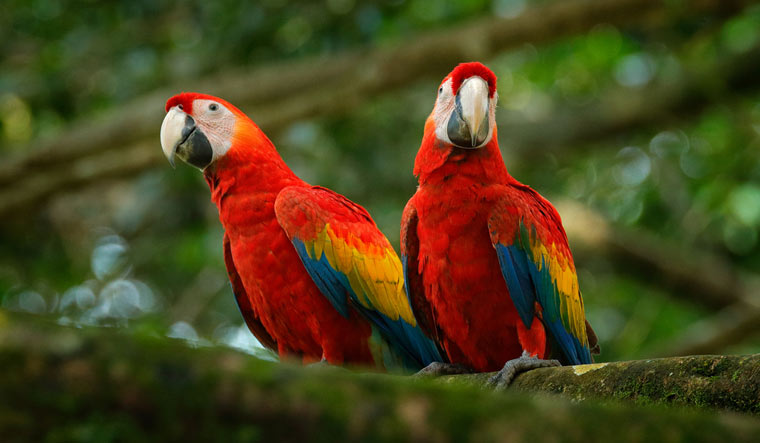
#> input picture Data/bird.jpg, 760 x 443 px, found by its file name
$ jupyter execute EdgeDetection.ipynb
#> lines starting #> are read from the running program, lines starting #| are printed output that depends on the picture; after the words box and inside, x2 and y2 are one past the last pixel; in counts of white or black regions, pixels touching at a corner belong together
[cell 1]
import os
import cv2
import numpy as np

[cell 2]
img = cv2.imread(os.path.join('D:\ML\Data','bird.jpg'))
#> img is the input picture: shape (443, 760, 3); mean B, G, R 28.9, 66.7, 75.4

[cell 3]
img_edge = cv2.Canny(img,100,200)
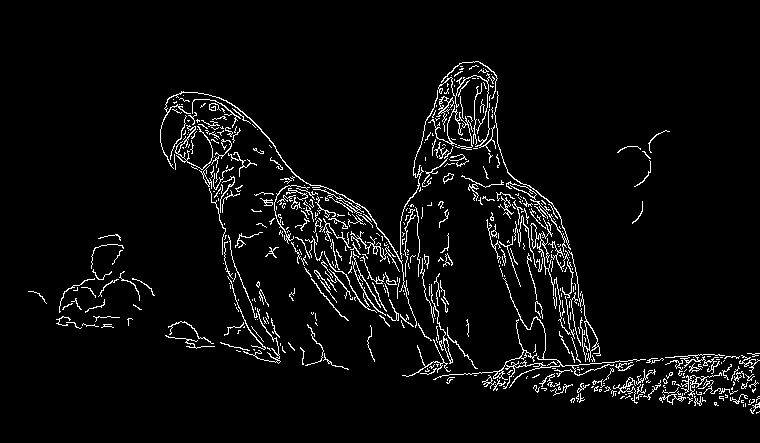
#> img_edge: shape (443, 760); 4.5% white in thin lines or dots, all inside (x1, y1, x2, y2) = (28, 61, 760, 414)

[cell 4]
img_edge_d = cv2.dilate(img_edge,np.ones((3,3),dtype = np.int8))
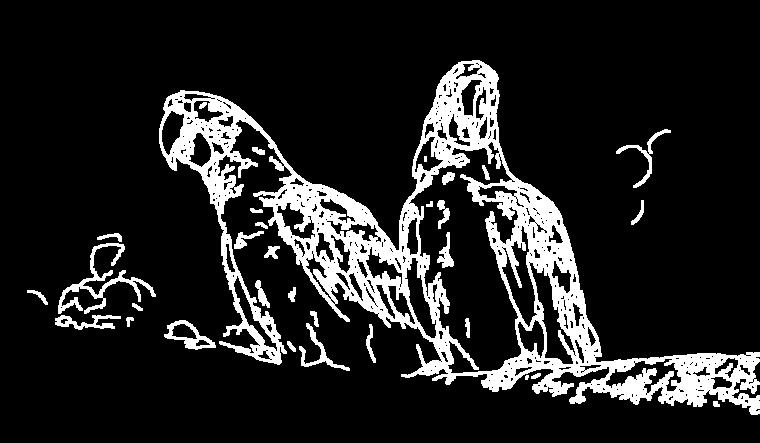
#> img_edge_d: shape (443, 760); 13.9% white; 32 white regions (2 under 20 px), largest, box (x1, y1, x2, y2) and area: (159, 60, 760, 415) 41232, (58, 243, 156, 314) 1356, (164, 320, 216, 350) 532

[cell 5]
img_edge_e = cv2.erode(img_edge,np.ones((3,3),dtype = np.int8)) # thin the lines
#> img_edge_e: shape (443, 760); every value is 0
